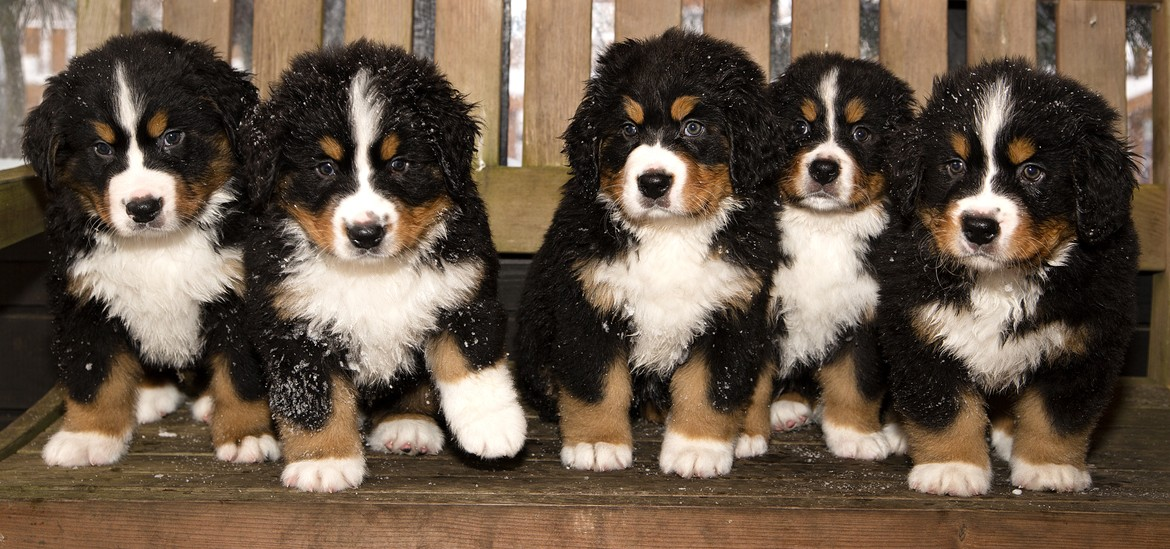
#> input picture CS550 Winter/BernerPuppies.jpg, 1170 x 549 px
$ python Pil_Batch.py BernerPuppies.jpg
#> lines starting #> are read from the running program, lines starting #| are printed output that depends on the picture
from PIL import Image, ImageFilter, ImageChops
import numpy as np
import sys

camein = sys.argv[1]
theysaid = camein.split(",") #splits up each name in the input to seperate files that can be edited seperately
for i in range(len(theysaid)): #runs the program again for each image name inputted
	pixels = np.asarray(Image.open(theysaid[i]))
#> pixels is the input picture: shape (549, 1170, 3); mean R, G, B 105.2, 88.8, 73.3
	#pixels.setflags(write = 1)
	#pixels[: , : , 1:2] = 0

	pixels = Image.fromarray(np.uint8(((pixels+25)*-1)*2)) #filters  the colors, the *-1 creates the most interesting change
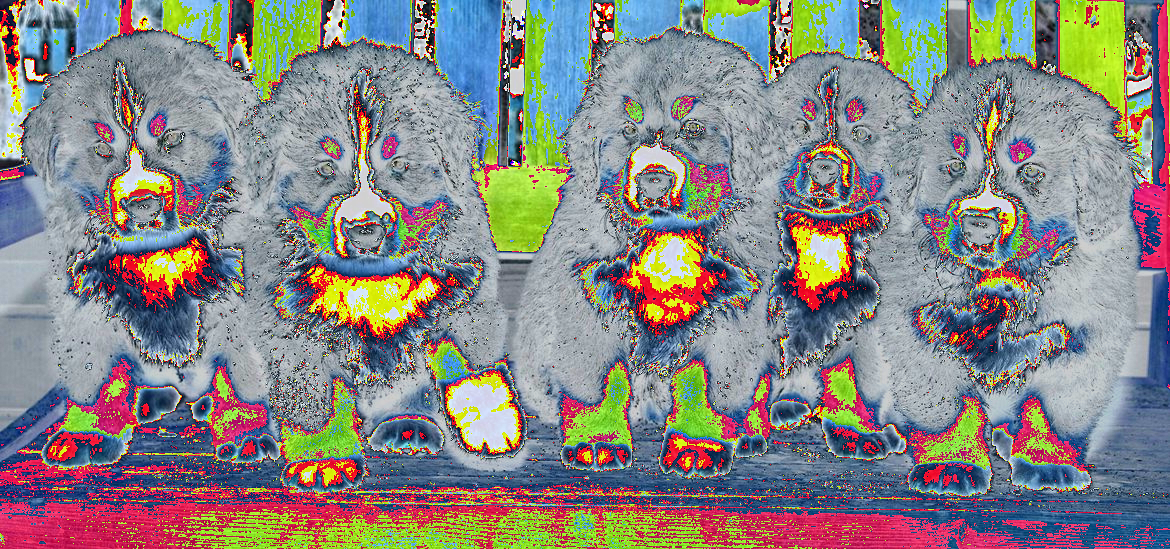
#> pixels: PIL image 1170x549 RGB; mean R, G, B 135.4, 133.5, 131.1
	pixels = Image.fromarray(np.fliplr(pixels)) #mirrors the image over left right
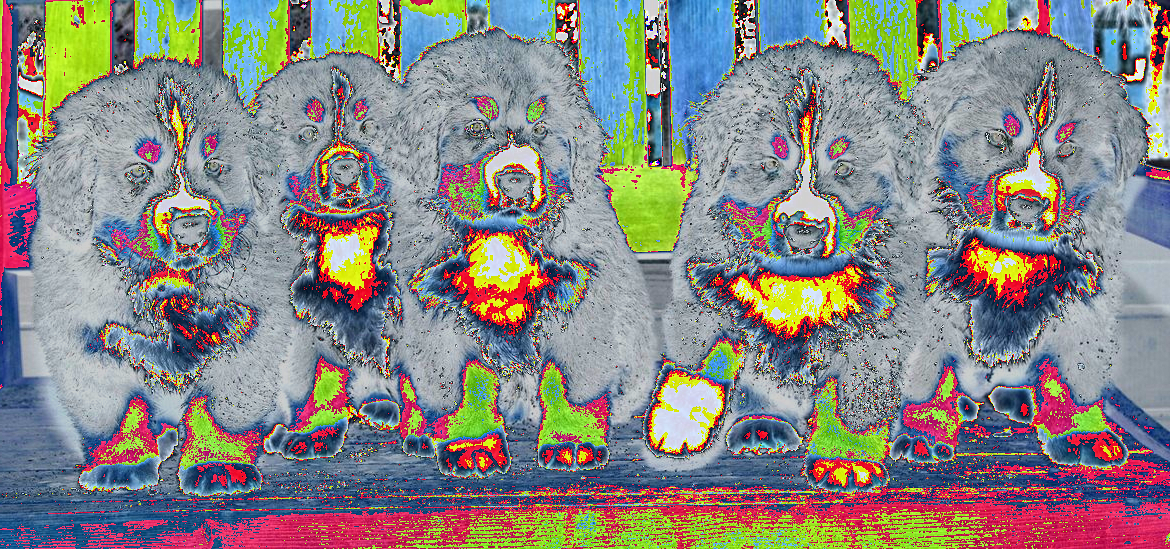
#> pixels: PIL image 1170x549 RGB; mean R, G, B 135.4, 133.5, 131.1
	pixels = pixels.filter(ImageFilter.SMOOTH) #smooths the colors, internal to numpy
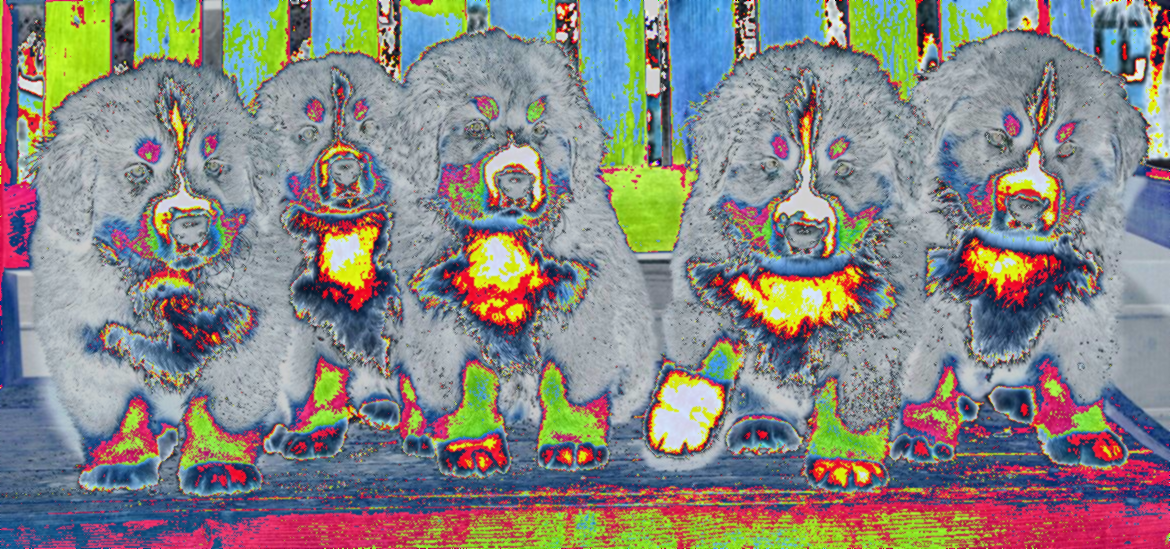
#> pixels: PIL image 1170x549 RGB; mean R, G, B 135.4, 133.5, 131.1

	pixels.rotate(180).show() #rotates the image, made it full 180 so it looks fine
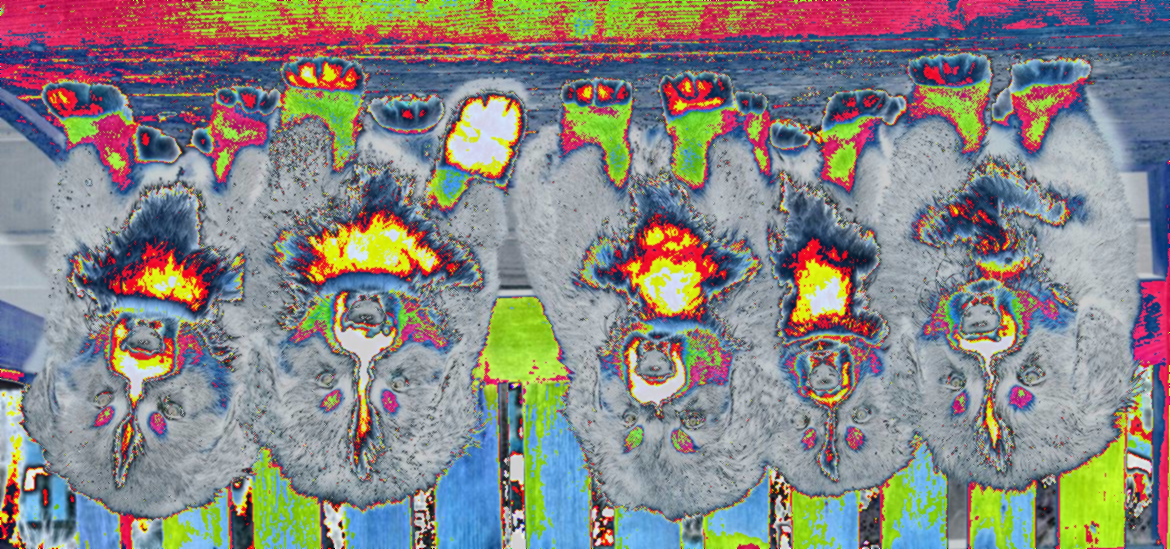
#> shown: PIL image 1170x549 RGB; mean R, G, B 135.4, 133.5, 131.1
	theysaid[i] = (theysaid[i])[0:(len(theysaid[i])-4)] #strips the file type off the previous file name
	pixels.save(theysaid[i] + '_1' + '.jpg') # saves the image, adding _1 to the end of the file name and makes it a jpg

#on my honor I have neither given nor recieved unauthorized aid
#Jack Fenton

$ run again, on CS550 Winter/ChowPuppy_1.jpg
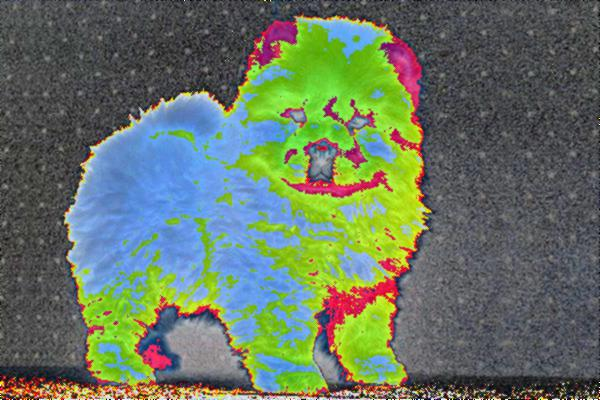
#> input picture CS550 Winter/ChowPuppy_1.jpg, 600 x 400 px
#> pixels is the input picture: shape (400, 600, 3); mean R, G, B 102.5, 116.8, 99.6
#> `pixels = pixels.filter(ImageFilter.SMOOTH)`:
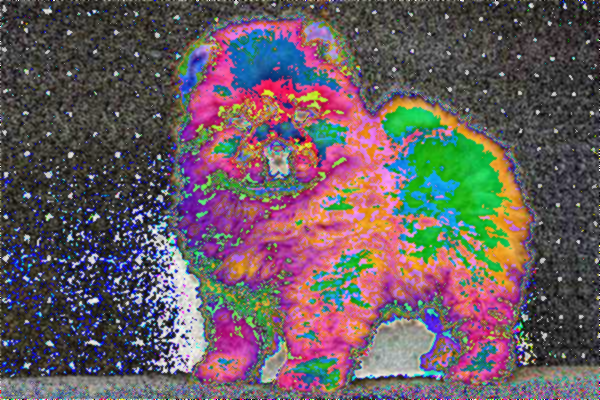
#> pixels: PIL image 600x400 RGB; mean R, G, B 104.2, 91.4, 96.4
#> `pixels.rotate(180).show()`:
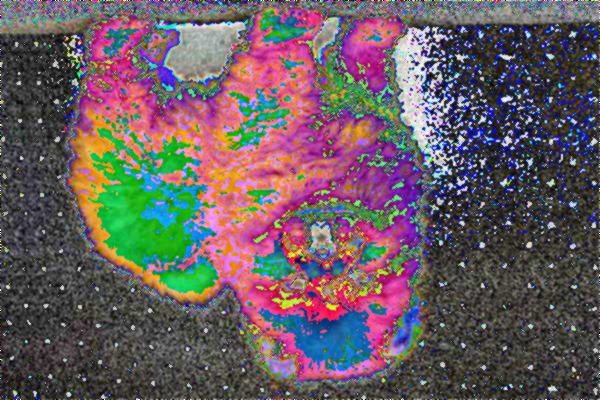
#> shown: PIL image 600x400 RGB; mean R, G, B 104.2, 91.4, 96.4
